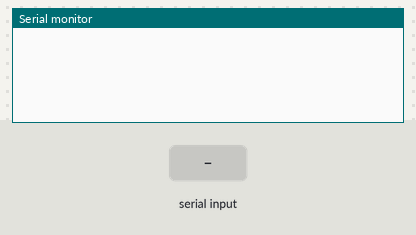
The sketch below on a simulated Arduino Uno, built with avr-gcc and run on an emulated ATmega328P. Shown: the last lines printed to the serial monitor. Inputs (shaded band) come from the test bench.

Above: at 1.2 s.
1.3 s: "+\n" received over Serial
At 3.5 s:
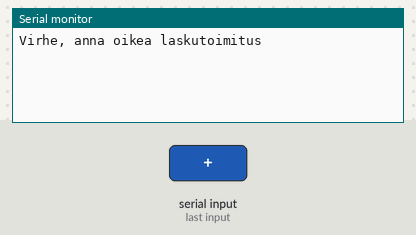
3.8 s: "90/45\n" received over Serial
At 5.9 s:
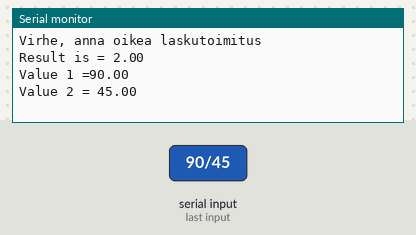

Measured:
- after the input at 1.3 s, the serial monitor: prints a new line after 1.0 s (image 1)
- after the input at 3.8 s, the serial monitor: prints a new line after 1.0 s (image 2)

The sketch:

stateMachineExample_BASIC.ino
```cpp
#define DEBUG 0

enum State
{
    INITIAL_STATE,
    WAITING_NUMBER1,
    WAITING_NUMBER2,
};

/* events by the used. I.e. numbers and operands  */
enum Event
{
    NUMBER_GIVEN,
    COMMA_GIVEN, //Lisätty pilkkutila
    OPERAND_GIVEN,
    NOT_A_NUMBER_GIVEN,
};

State state = INITIAL_STATE;
char pilkullinen[20], pilkullinen2[20];
char code,operand,calc,comma;
Event event;
float number; // Muutettin int number > float number. Voidaan antaa vastaus desimaalilukuna kun syötettynä kokonaislukuja.
float value1,value2;
float moneskoPilkunJalkeen=0, moneskoPilkunJalkeen2=0;

void calculateAndPrintResult()
{
            float result = 0;
            if(calc == '+')
            {
              result = value1 + value2;
            }
            if(calc == '-')
            {
              result = value1 - value2;
            }
            if(calc == '*')
            {
              result = value1 * value2;
            }
            if(calc == '/')
            {
              result = value1 / value2;
            }
            Serial.print("Result is = ");
            Serial.println(result);

            Serial.print("Value 1 =");
            Serial.println(value1);
            Serial.print("Value 2 = ");
            Serial.println(value2);

}

void setup() {
  Serial.begin(9600);
}

void loop() {

   while(1)
   {

      if(Serial.available())
      {
         String line = Serial.readStringUntil('\r');

         for(int cloop = 0;cloop < line.length();cloop++)
         {
           code = line[cloop];

           if(code>47 && code<58)
           {
              event = NUMBER_GIVEN;
              number = code - 48;

           } else if (code == 44) { // Jos pilkku havaitaan, lisätään pilkkutila. Pilkun ASCII arvo on 44
              event = COMMA_GIVEN;
           }

           else if(code == 43 || code==45 || code==47 || code==42||code==61) {
              event = OPERAND_GIVEN;
              operand = code;

           } else {
             event = NOT_A_NUMBER_GIVEN;
           }

           /**************************************************************
             And here start the actual implementation of activity diagram*
            **************************************************************/

           if(state == INITIAL_STATE) {

               value1 = 0.00;
               value2 = 0.00;
               #if DEBUG
               Serial.println("if(state == INITIAL_STATE)");
               #endif
               if(event == NUMBER_GIVEN) {
                   state = WAITING_NUMBER1;

               } else if (event = COMMA_GIVEN) {
                  state = WAITING_NUMBER1;

               } else {
                   Serial.println("Virhe, anna oikea laskutoimitus");
                   state = INITIAL_STATE;
               }
           }

           if(state == WAITING_NUMBER1)
           {
               #if DEBUG
               Serial.println("if(state == WAITING_NUMBER1)");
               #endif

               if(event == NUMBER_GIVEN && moneskoPilkunJalkeen == 0) { //Merkit ennen pilkkua tai kokonaisluvut suoritetaan tässä ehdossa
                   value1 = value1*10 + number;

               } else if (moneskoPilkunJalkeen >= 1 && event == NUMBER_GIVEN) { //Jos pilkku syötetty, niin pilkun jälkeiset merkit suoritetaan tässä ehdossa
                 float pilkunJalkeinenArvo = number * pow(0.1, moneskoPilkunJalkeen);
                 value1 = value1 + pilkunJalkeinenArvo;
                 moneskoPilkunJalkeen = moneskoPilkunJalkeen + 1;

               } else if (event == COMMA_GIVEN) { //Jos pilkkuarvo syötetty niin ennen pilkkua olevat merkit suoritetaan if lauseessa. Pilkun jälkeiset arvot if elsessä.
                  moneskoPilkunJalkeen = 1;
                  } else {
                    #if DEBUG
                    Serial.println("Onko operand?");
                    #endif

                   if(event == OPERAND_GIVEN)
                   {
                      state = WAITING_NUMBER2;
                      calc = operand;
                   } else {
                      Serial.println("Virhe, anna oikea laskutoimitus");
                      state = INITIAL_STATE;
                   }
               }

           } else {
               #if DEBUG
               Serial.println("else(state == WAITING_NUMBER2)");
               #endif

               if(event == NUMBER_GIVEN && moneskoPilkunJalkeen2 == 0) { //Merkit ennen pilkkua tai kokonaisluvut suoritetaan tässä ehdossa
                    value2 = value2*10 + number;


               } else if (moneskoPilkunJalkeen2 >= 1 && event == NUMBER_GIVEN) { //Jos pilkku syötetty, niin pilkun jälkeiset merkit suoritetaan tässä ehdossa
                 float pilkunJalkeinenArvo2 = number * pow(0.1, moneskoPilkunJalkeen2);
                 value2 = value2 + pilkunJalkeinenArvo2;
                 moneskoPilkunJalkeen2 = moneskoPilkunJalkeen2 + 1;


               } else if (event == COMMA_GIVEN) { //Jos pilkkuarvo syötetty niin ennen pilkkua olevat merkit suoritetaan if lauseessa. Pilkun jälkeiset arvot if elsessä.
                  moneskoPilkunJalkeen2 = 1;
                  } else {
                   if(value2 == 0) {
                       Serial.println("Virhe, anna oikea laskutoimitus");
                       state = INITIAL_STATE;
                   } else if(event == COMMA_GIVEN) {
                       calculateAndPrintResult();
                       state = INITIAL_STATE;
                   } else {
                       calculateAndPrintResult();
                       state = INITIAL_STATE;
                    }
               }

           }
            /********************************************************************
             * And here the activity diagram stuff ends and we go for next event
             * *****************************************************************/
        }   // end for
        moneskoPilkunJalkeen=0;
        moneskoPilkunJalkeen2=0;
        value1=0;
        value2=0;
        number=0;
      }
             // end if
   }        // end while

}
```
